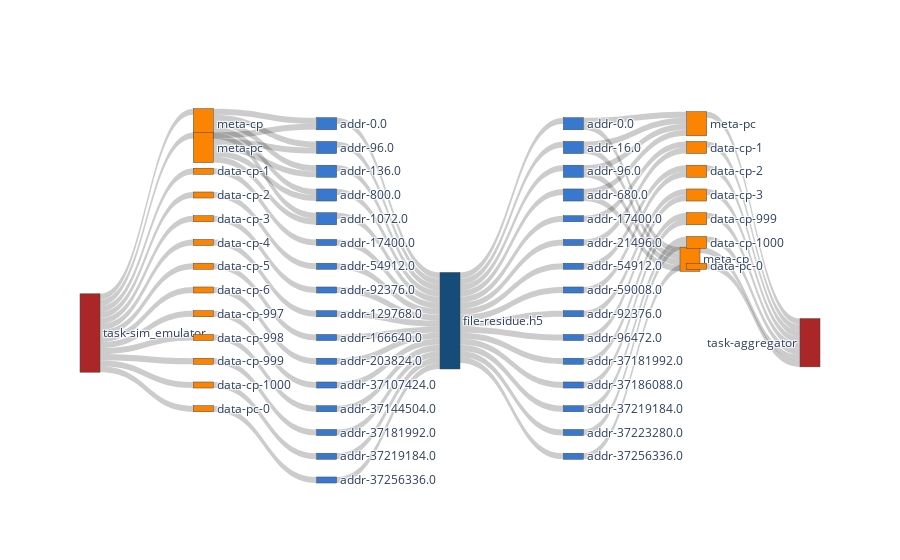

The code cell stored with this chart in its notebook:
### Code cell
f1_nodes, f1_nodes_dict = get_nodes_for_sankey(F1,rm_tags=['sim','agg_r'])

# print(node_ref2)

f1_links = get_links_for_sankey(F1, f1_nodes_dict)
fig = go.Figure(go.Sankey(
            node = f1_nodes,
            link = f1_links, orientation='h'))
fig.show()
fig.write_html(f"{path}/sankey-sim_w_agg_r-vol-vfd.html")

### Figure 1 — Plotly figure (JSON) as saved in the notebook; plotly's stock layout.template omitted (floating-point values rounded to 4 significant figures)
{"data": [{"link": {"label": ["access_cnt = 6, access_size = 1, ave_acc_size=0.17", "access_cnt = 6, access_size = 1, ave_acc_size=0.17", "access_cnt = 1, access_size = 1, ave_acc_size=1.0", "access_cnt = 1, access_size = 1, ave_acc_size=1.0", "access_cnt = 1, access_size = 1, ave_acc_size=1.0", "access_cnt = 1, access_size = 1, ave_acc_size=1.0", "access_cnt = 1, access_size = 1, ave_acc_size=1.0", "access_cnt = 1, access_size = 1, ave_acc_size=1.0", "access_cnt = 1, access_size = 1, ave_acc_size=1.0", "access_cnt = 1, access_size = 1, ave_acc_size=1.0", "access_cnt = 1, access_size = 1, ave_acc_size=1.0", "access_cnt = 1, access_size = 1, ave_acc_size=1.0", "access_cnt = 1, access_size = 1, ave_acc_size=1.0", "access_cnt = 1, access_size = 1, ave_acc_size=1.0", "access_cnt = 1, access_size = 1, ave_acc_size=1.0", "access_cnt = 1, access_size = 1, ave_acc_size=1.0", "access_cnt = 1, access_size = 1, ave_acc_size=1.0", "access_cnt = 2, access_size = 1, ave_acc_size=0.5", "access_cnt = 2, access_size = 1, ave_acc_size=0.5", "access_cnt = 1, access_size = 1, ave_acc_size=1.0", "access_cnt = 1, access_size = 1, ave_acc_size=1.0", "access_cnt = 1, access_size = 1, ave_acc_size=1.0", "access_cnt = 1, access_size = 1, ave_acc_size=1.0", "access_cnt = 1, access_size = 1, ave_acc_size=1.0", "access_cnt = 1, access_size = 1, ave_acc_size=1.0", "access_cnt = 1, access_size = 1, ave_acc_size=1.0", "access_cnt = 1, access_size = 1, ave_acc_size=1.0", "access_cnt = 1, access_size = 1, ave_acc_size=1.0", "access_cnt = 1, access_size = 1, ave_acc_size=1.0", "access_cnt = 1, access_size = 1, ave_acc_size=1.0", "access_cnt = 1, access_size = 1, ave_acc_size=1.0", "access_cnt = 1, access_size = 1, ave_acc_size=1.0", "access_cnt = 1, access_size = 1, ave_acc_size=1.0", "access_cnt = 1, access_size = 1, ave_acc_size=1.0", "access_cnt = 3, access_size = 1, ave_acc_size=0.33", "access_cnt = 2, access_size = 1, ave_acc_size=0.5", "access_cnt = 2, access_size = 1, ave_acc_size=0.5", "access_cnt = 2, access_size = 1, ave_acc_size=0.5", "access_cnt = 3, access_size = 1, ave_acc_size=0.33", "access_cnt = 1, access_size = 1, ave_acc_size=1.0", "access_cnt = 1, access_size = 1, ave_acc_size=1.0", "access_cnt = 1, access_size = 1, ave_acc_size=1.0", "access_cnt = 1, access_size = 1, ave_acc_size=1.0", "access_cnt = 1, access_size = 1, ave_acc_size=1.0", "access_cnt = 1, access_size = 1, ave_acc_size=1.0", "access_cnt = 1, access_size = 1, ave_acc_size=1.0", "access_cnt = 1, access_size = 1, ave_acc_size=1.0", "access_cnt = 1, access_size = 1, ave_acc_size=1.0", "access_cnt = 1, access_size = 1, ave_acc_size=1.0", "access_cnt = 1, access_size = 1, ave_acc_size=1.0", "access_cnt = 6, access_size = 1, ave_acc_size=0.17", "access_cnt = 2, access_size = 1, ave_acc_size=0.5", "access_cnt = 2, access_size = 1, ave_acc_size=0.5", "access_cnt = 2, access_size = 1, ave_acc_size=0.5", "access_cnt = 1, access_size = 1, ave_acc_size=1.0", "access_cnt = 1, access_size = 1, ave_acc_size=1.0", "access_cnt = 1, access_size = 1, ave_acc_size=1.0", "access_cnt = 1, access_size = 1, ave_acc_size=1.0", "access_cnt = 1, access_size = 1, ave_acc_size=1.0", "access_cnt = 1, access_size = 1, ave_acc_size=1.0", "access_cnt = 1, access_size = 1, ave_acc_size=1.0", "access_cnt = 1, access_size = 1, ave_acc_size=1.0", "access_cnt = 1, access_size = 1, ave_acc_size=1.0", "access_cnt = 1, access_size = 1, ave_acc_size=1.0", "access_cnt = 1, access_size = 1, ave_acc_size=1.0", "access_cnt = 3, access_size = 1, ave_acc_size=0.33", "access_cnt = 3, access_size = 1, ave_acc_size=0.33", "access_cnt = 1, access_size = 1, ave_acc_size=1.0", "access_cnt = 1, access_size = 1, ave_acc_size=1.0", "access_cnt = 1, access_size = 1, ave_acc_size=1.0", "access_cnt = 1, access_size = 1, ave_acc_size=1.0", "access_cnt = 1, access_size = 1, ave_acc_size=1.0", "access_cnt = 1, access_size = 1, ave_acc_size=1.0", "access_cnt = 1, access_size = 1, ave_acc_size=1.0", "access_cnt = 1, access_size = 1, ave_acc_size=1.0", "access_cnt = 1, access_size = 1, ave_acc_size=1.0", "access_cnt = 1, access_size = 1, ave_acc_size=1.0", "access_cnt = 1, access_size = 1, ave_acc_size=1.0", "access_cnt = 1, access_size = 1, ave_acc_size=1.0", "access_cnt = 1, access_size = 1, ave_acc_size=1.0", "access_cnt = 1, access_size = 1, ave_acc_size=1.0", "access_cnt = 1, access_size = 1, ave_acc_size=1.0", "access_cnt = 1, access_size = 1, ave_acc_size=1.0", "access_cnt = 1, access_size = 1, ave_acc_size=1.0", "access_cnt = 6, access_size = 1, ave_acc_size=0.17", "access_cnt = 6, access_size = 1, ave_acc_size=0.17", "access_cnt = 1, access_size = 1, ave_acc_size=1.0", "access_cnt = 2, access_size = 1, ave_acc_size=0.5", "access_cnt = 2, access_size = 1, ave_acc_size=0.5", "access_cnt = 2, access_size = 1, ave_acc_size=0.5", "access_cnt = 2, access_size = 1, ave_acc_size=0.5", "access_cnt = 1, access_size = 1, ave_acc_size=1.0"], "source": [0, 0, 0, 0, 0, 0, 0, 0, 0, 0, 0, 0, 0, 1, 1, 1, 1, 1, 2, 2, 2, 2, 2, 3, 4, 5, 6, 7, 8, 9, 10, 11, 12, 13, 14, 15, 16, 17, 18, 19, 20, 21, 22, 23, 24, 25, 26, 27, 28, 29, 30, 30, 30, 30, 30, 30, 30, 30, 30, 30, 30, 30, 30, 30, 30, 31, 31, 32, 32, 33, 33, 34, 34, 35, 36, 37, 38, 39, 40, 41, 42, 43, 44, 45, 46, 47, 48, 49, 50, 51, 52, 53], "target": [1, 2, 3, 4, 5, 6, 7, 8, 9, 10, 11, 12, 13, 14, 15, 16, 17, 18, 14, 15, 16, 17, 18, 19, 20, 21, 22, 23, 24, 25, 26, 27, 28, 29, 30, 30, 30, 30, 30, 30, 30, 30, 30, 30, 30, 30, 30, 30, 30, 30, 31, 32, 33, 34, 35, 36, 37, 38, 39, 40, 41, 42, 43, 44, 45, 46, 47, 46, 47, 46, 47, 46, 47, 48, 48, 49, 49, 50, 50, 51, 51, 52, 52, 53, 54, 54, 54, 54, 54, 54, 54, 54], "value": [1, 1, 1, 1, 1, 1, 1, 1, 1, 1, 1, 1, 1, 1, 1, 1, 1, 1, 1, 1, 1, 1, 1, 1, 1, 1, 1, 1, 1, 1, 1, 1, 1, 1, 1, 1, 1, 1, 1, 1, 1, 1, 1, 1, 1, 1, 1, 1, 1, 1, 1, 1, 1, 1, 1, 1, 1, 1, 1, 1, 1, 1, 1, 1, 1, 1, 1, 1, 1, 1, 1, 1, 1, 1, 1, 1, 1, 1, 1, 1, 1, 1, 1, 1, 1, 1, 1, 1, 1, 1, 1, 1]}, "node": {"color": ["#ab2626", "#fc8403", "#fc8403", "#fc8403", "#fc8403", "#fc8403", "#fc8403", "#fc8403", "#fc8403", "#fc8403", "#fc8403", "#fc8403", "#fc8403", "#fc8403", "#3879cf", "#3879cf", "#3879cf", "#3879cf", "#3879cf", "#3879cf", "#3879cf", "#3879cf", "#3879cf", "#3879cf", "#3879cf", "#3879cf", "#3879cf", "#3879cf", "#3879cf", "#3879cf", "#154c79", "#3879cf", "#3879cf", "#3879cf", "#3879cf", "#3879cf", "#3879cf", "#3879cf", "#3879cf", "#3879cf", "#3879cf", "#3879cf", "#3879cf", "#3879cf", "#3879cf", "#3879cf", "#fc8403", "#fc8403", "#fc8403", "#fc8403", "#fc8403", "#fc8403", "#fc8403", "#fc8403", "#ab2626"], "label": ["task-sim_emulator", "meta-cp", "meta-pc", "data-cp-1", "data-cp-2", "data-cp-3", "data-cp-4", "data-cp-5", "data-cp-6", "data-cp-997", "data-cp-998", "data-cp-999", "data-cp-1000", "data-pc-0", "addr-0.0", "addr-96.0", "addr-1072.0", "addr-136.0", "addr-800.0", "addr-17400.0", "addr-54912.0", "addr-92376.0", "addr-129768.0", "addr-166640.0", "addr-203824.0", "addr-37107424.0", "addr-37144504.0", "addr-37181992.0", "addr-37219184.0", "addr-37256336.0", "file-residue.h5", "addr-0.0", "addr-16.0", "addr-96.0", "addr-680.0", "addr-17400.0", "addr-21496.0", "addr-54912.0", "addr-59008.0", "addr-92376.0", "addr-96472.0", "addr-37181992.0", "addr-37186088.0", "addr-37219184.0", "addr-37223280.0", "addr-37256336.0", "meta-cp", "meta-pc", "data-cp-1", "data-cp-2", "data-cp-3", "data-cp-999", "data-cp-1000", "data-pc-0", "task-aggregator"], "x": [0, 0.1667, 0.1667, 0.1667, 0.1667, 0.1667, 0.1667, 0.1667, 0.1667, 0.1667, 0.1667, 0.1667, 0.1667, 0.1667, 0.3333, 0.3333, 0.3333, 0.3333, 0.3333, 0.3333, 0.3333, 0.3333, 0.3333, 0.3333, 0.3333, 0.3333, 0.3333, 0.3333, 0.3333, 0.3333, 0.5, 0.6667, 0.6667, 0.6667, 0.6667, 0.6667, 0.6667, 0.6667, 0.6667, 0.6667, 0.6667, 0.6667, 0.6667, 0.6667, 0.6667, 0.6667, 0.8333, 0.8333, 0.8333, 0.8333, 0.8333, 0.8333, 0.8333, 0.8333, 1], "y": [0, 0.0625, 0.125, 0.1875, 0.25, 0.3125, 0.375, 0.4375, 0.5, 0.5625, 0.625, 0.6875, 0.75, 0.8125, 0.0625, 0.125, 0.3125, 0.1875, 0.25, 0.375, 0.4375, 0.5, 0.5625, 0.625, 0.6875, 0.75, 0.8125, 0.875, 0.9375, 1, 0, 0.0625, 0.125, 0.1875, 0.25, 0.3125, 0.375, 0.4375, 0.5, 0.5625, 0.625, 0.6875, 0.75, 0.8125, 0.875, 0.9375, 0, 0.0625, 0.125, 0.1875, 0.25, 0.3125, 0.375, 0.4375, 0]}, "orientation": "h", "type": "sankey"}], "layout": {}}
